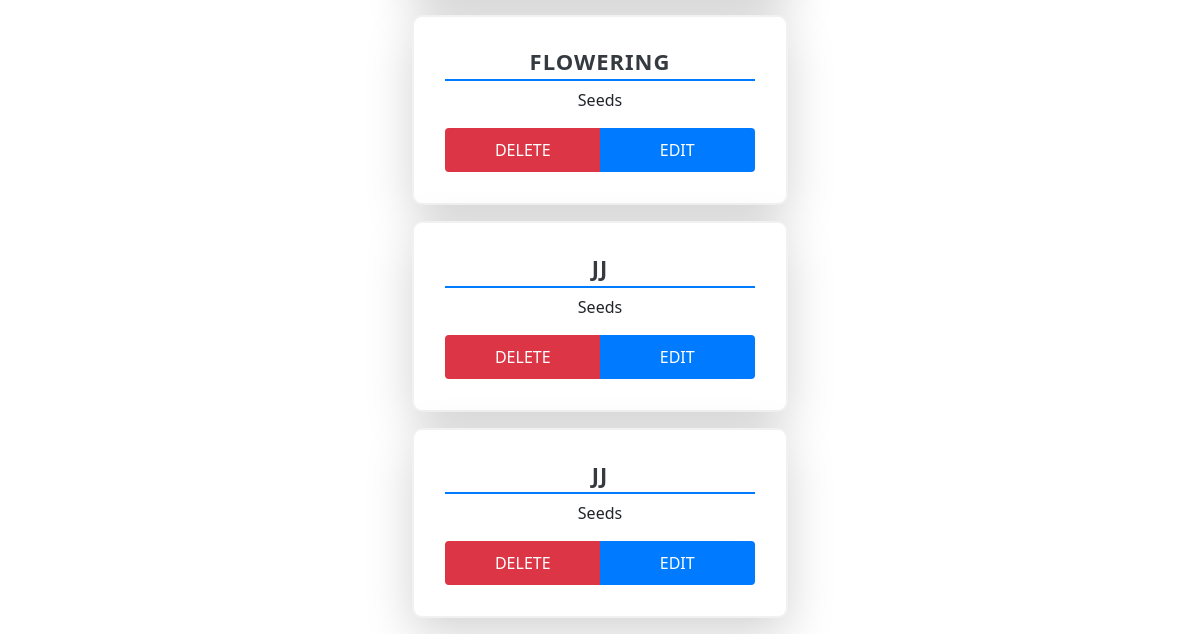
/add_Mcatg (signed in, lower part), run on an earlier commit of the app's database.
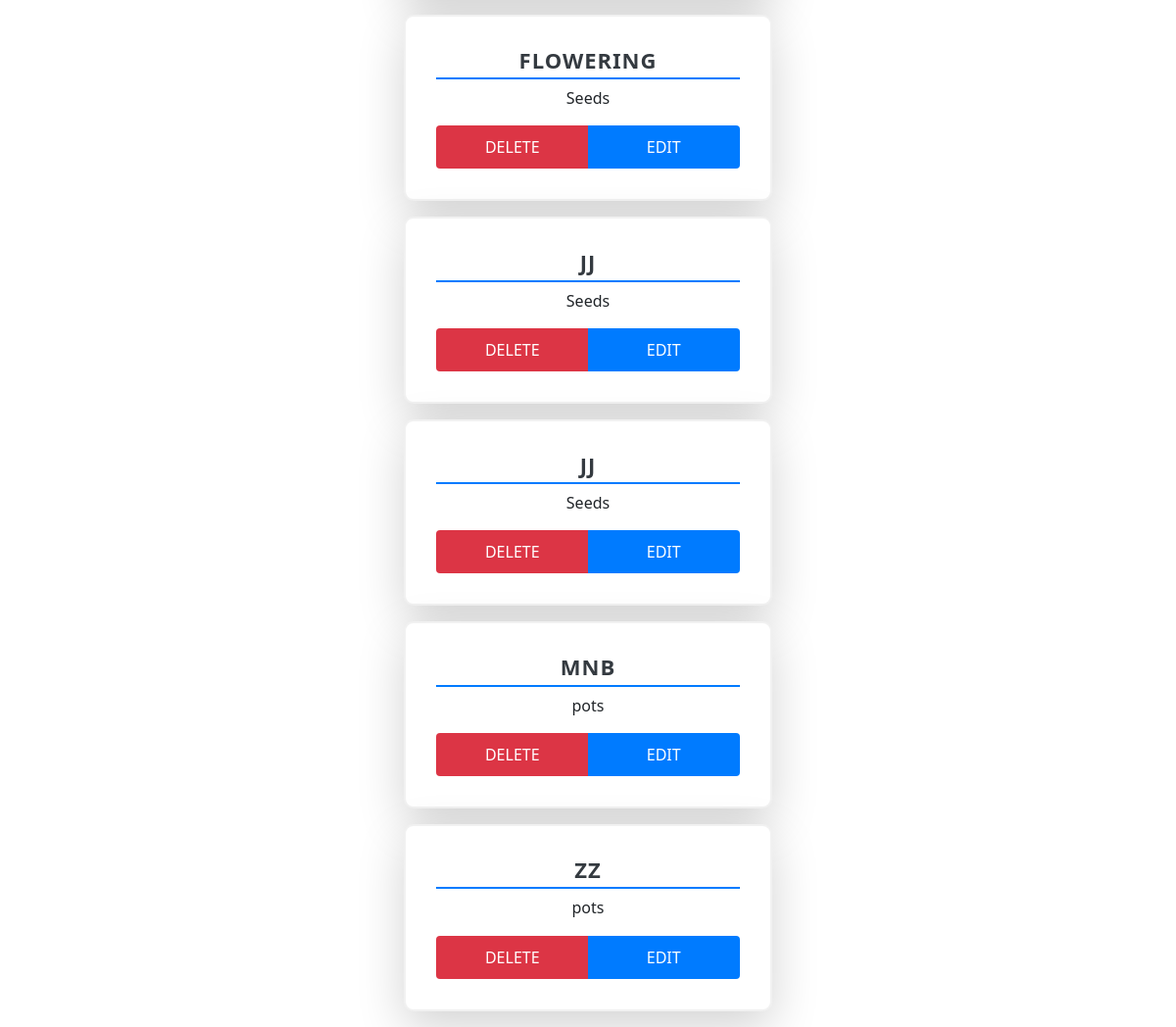
And on a later commit of the database.
### app/models.py (models this page shows, shortened)
class Category(models.Model):
    c_name=models.TextField()
    m_cat=models.ForeignKey(Main_cat,on_delete=models.CASCADE)

class Main_cat(models.Model):
    m_name=models.TextField(unique=True)
    def __str__(self):
        return self.m_name

### app/views.py (the view)
# urls.py: path('add_Mcatg',views.add_Mcatg),
def add_Mcatg(req):
    if 'admin' in req.session:
        if req.method=='POST':
            if 'main_form' in req.POST:
                name=req.POST['m_name']
                data=Main_cat.objects.create(m_name=name)
                data.save()
            elif 'catg_form' in req.POST:
                m_ctg=req.POST['m_ctg']
                name=req.POST['it_ctg']
                data2 = Category.objects.create(m_cat=Main_cat.objects.get(m_name=m_ctg), c_name=name)
                data2.save()
            return redirect(add_Mcatg)
        else:
            data=Category.objects.all()
            data1=Main_cat.objects.all()
            return render(req,'admin/add_Mcatg.html',{'Category':data,'Main_cat':data1})
    else:
        return redirect(m_login)

### templates/admin/add_Mcatg.html (shortened to what this page needs)
<!DOCTYPE html>
<html lang="en">
<head>
    {% load static %}
    <link rel="stylesheet" href="{% static 'css/style.css'%}">
    <link rel="stylesheet" href="https://cdnjs.cloudflare.com/ajax/libs/font-awesome/6.6.0/css/all.min.css">
    <link href="https://cdn.jsdelivr.net/npm/bootstrap@5.3.3/dist/css/bootstrap.min.css" rel="stylesheet">
</head>
<body>
        <div class="container-fluid">
            <div class="row">
                <div class="col-lg-4 col" style="margin-top: 4px;">
                </div>
                <div class="col-lg-4 col" style="margin-top: 4px;">
                    {% for i in Category %}
                        <div class="card flex-row my-3 shadow-lg border-rounded" style="transition: transform 0.3s, box-shadow 0.3s;">
                            <div class="card-body">
                                <h4 class="card-title text-center">{{ i.c_name }}</h4>
                                <h6 class="text-center">{{i.m_cat}}</h6>
                                <div class="btn-group w-100">
                                    <a href="delete_catg/{{ i.pk }}" class="btn btn-danger btn-block">DELETE</a>
                                    <a href="edit_catg/{{ i.pk }}" class="btn btn-primary btn-block">EDIT</a>
                                </div>
                            </div>
                        </div>
                    {% endfor %}
                </div>
        <div class="col-lg-4">
      </div>
            </div>
        </div>
    </body>
</html>

What changed in the data, as far as the page shows it:
added Category: c_name "MNB", m_cat "pots"
added Category: c_name "ZZ", m_cat "pots"
